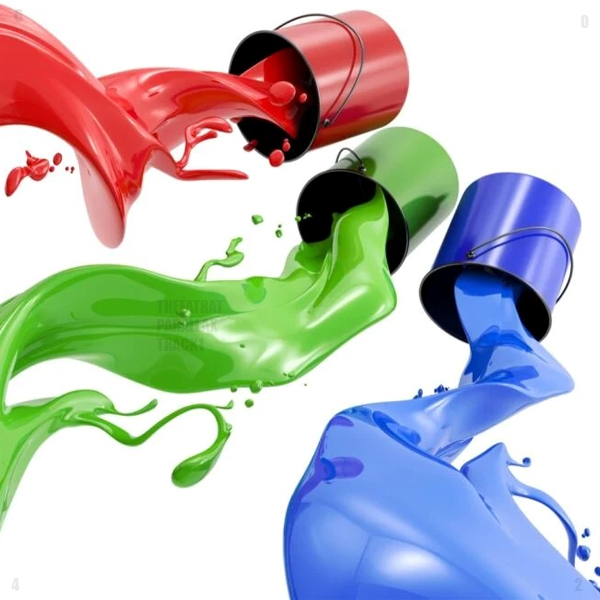
#> input picture ctf_mexico/sully.png, 600 x 600 px
$ python prueba.py sully.png
#> lines starting #> are read from the running program, lines starting #| are printed output that depends on the picture; after the words box and inside, x2 and y2 are one past the last pixel; in counts of white or black regions, pixels touching at a corner belong together
# extrae_stego.py
# Uso: python extrae_stego.py sully.png
# Propósito: recorrer planos de bits en RGB (6,0,4,2), reconstruir bytes desde los bits por píxel
# y mostrar cadenas ASCII potenciales; también lee tEXt/iTXt del PNG.

import sys
from PIL import Image, PngImagePlugin
import string
from pathlib import Path

PRINTABLE = set(bytes(string.printable, "utf-8"))

def bits_to_bytes(bits):
    out = bytearray()
    for i in range(0, len(bits), 8):
        byte_bits = bits[i:i+8]
        if len(byte_bits) < 8: break
        val = 0
        for b in byte_bits:
            val = (val << 1) | b
        out.append(val)
    return bytes(out)

def score_ascii(data: bytes):
    if not data: return 0.0
    good = sum(1 for c in data if c in PRINTABLE or c in (10,13,9))
    return good / len(data)

def try_plane(img, channel_idx, bit_idx):
    """Extrae el bit `bit_idx` del canal `channel_idx` de todos los píxeles (escaneo fila por fila)."""
    px = img.load()
    w, h = img.size
    bits = []
    for y in range(h):
        for x in range(w):
            r, g, b = px[x, y][:3]
            c = (r, g, b)[channel_idx]
            bits.append((c >> bit_idx) & 1)
    data = bits_to_bytes(bits)
    return data

def dump_plane_image(img, channel_idx, bit_idx, out_path):
    """Guarda la imagen del plano de bits para inspección visual."""
    w, h = img.size
    out = Image.new("L", (w, h))
    ipx = img.load()
    opx = out.load()
    for y in range(h):
        for x in range(w):
            r, g, b = ipx[x, y][:3]
            c = (r, g, b)[channel_idx]
            v = 255 if ((c >> bit_idx) & 1) else 0
            opx[x, y] = v
    out.save(out_path)

def read_png_text(path):
    im = Image.open(path)
    info = im.info
    # PngImagePlugin guarda tEXt/iTXt en info (puede estar vacío)
    if info:
        print("\n[Metadatos de texto PNG]")
        for k, v in info.items():
            if isinstance(v, str) and any(ch.isprintable() for ch in v):
                print(f"- {k}: {v[:200]}")
    im.close()

def main():
    if len(sys.argv) < 2:
        print("Uso: python extrae_stego.py <imagen.png>")
        sys.exit(1)

    path = sys.argv[1]
    im = Image.open(path).convert("RGB")
#> im is the input picture: PIL image 600x600 RGB; mean R, G, B 186.6, 190.1, 189

    # Pista del enunciado: “don’t be sad” → no te quedes solo con Blue.
    channel_names = ["R", "G", "B"]
    # Pista de las esquinas: 6 (arriba-izq), 0 (arriba-der), 4 (abajo-izq), 2 (abajo-der)
    bit_order = [6, 0, 4, 2]

    best_hits = []
    for ch in range(3):
        for bit in bit_order:
            data = try_plane(im, ch, bit)
            score = score_ascii(data)
            label = f"{channel_names[ch]} bit{bit}"
            # Mostrar primeras 200 imprimibles para olfatear
            printable_preview = bytes(c if c in PRINTABLE else 0x2E for c in data[:800])
            print(f"\n===== Plano {label}  (legibilidad ~{score:.2%}) =====")
            try:
                txt = printable_preview.decode("utf-8", errors="ignore")
            except:
                txt = printable_preview.decode("latin-1", errors="ignore")
            print(txt)

            # Heurística: guardar hits buenos y los que contengan 'flagmx{'
            if b"flagmx{" in data.lower() or score > 0.70:
                best_hits.append((score, label, data))

            # También guardamos la imagen del plano para leer texto oculto a simple vista
            out_png = Path(f"plane_{channel_names[ch]}_{bit}.png")
            dump_plane_image(im, ch, bit, out_png)
#> this loop made 3 passes
#> pass 1, in dump_plane_image, `out.save(out_path)`:
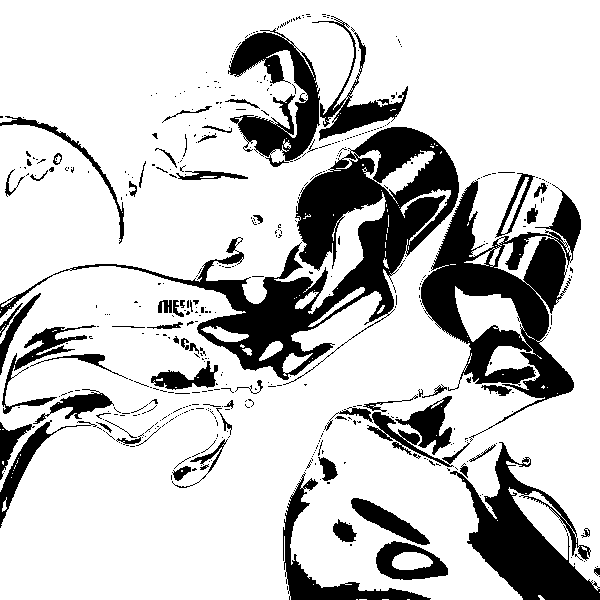
#> saved as plane_R_6.png: PIL image 600x600 L; 78.6% white; 481 black regions (414 under 20 px), largest, box (x1, y1, x2, y2) and area: (0, 127, 459, 385) 23529, (421, 180, 581, 442) 15150, (450, 442, 600, 600) 8839
#> pass 1, in dump_plane_image (call 2), `out.save(out_path)`:
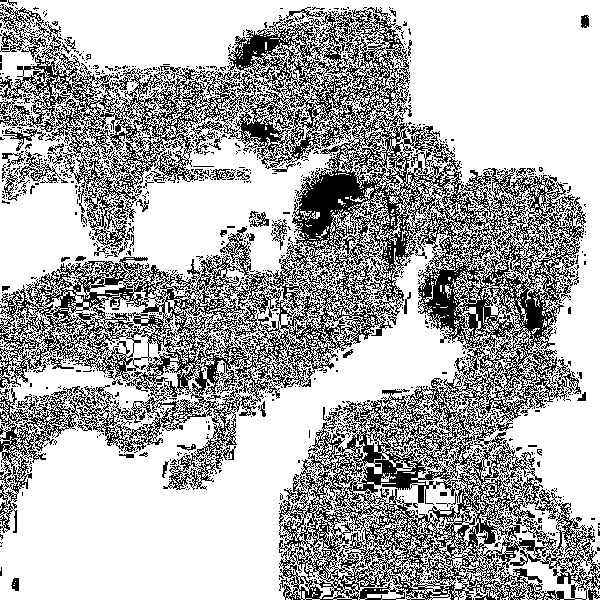
#> saved as plane_R_0.png: PIL image 600x600 L; 69% white; black in thin lines or dots
#> pass 1, in dump_plane_image (call 3), `out.save(out_path)`:
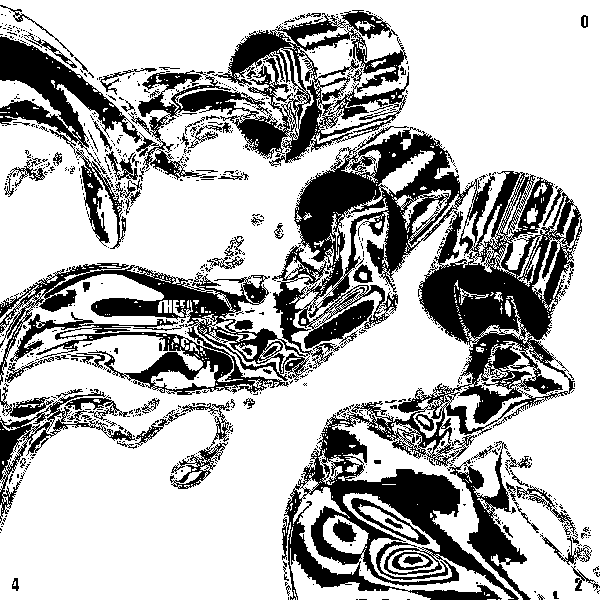
#> saved as plane_R_4.png: PIL image 600x600 L; 71.2% white; 778 black regions (689 under 20 px), largest, box (x1, y1, x2, y2) and area: (0, 126, 582, 600) 64053, (128, 10, 409, 180) 14133, (0, 36, 142, 249) 7323
#> after the loop, best_hits = []

    # Resumen de mejores candidatos
    if best_hits:
        print("\n### Candidatos fuertes:")
        best_hits.sort(reverse=True, key=lambda t: t[0])
        for score, label, data in best_hits[:6]:
            try:
                txt = data.decode("utf-8", errors="ignore")
            except:
                txt = data.decode("latin-1", errors="ignore")
            # recortamos pero buscamos flagmx
            frag = txt
            if "flagmx{" in txt:
                start = txt.lower().find("flagmx{")
                end = txt.find("}", start)
                if end != -1:
                    print(f"- {label} ({score:.1%}): {txt[start:end+1]}")
                else:
                    print(f"- {label} ({score:.1%}): {txt[start:start+80]}...")
            else:
                print(f"- {label} ({score:.1%}): {txt[:120]}...")

    # Leer tEXt/iTXt
    read_png_text(path)
#> in read_png_text, `info = im.info`: info = 1 item
#> the loop in read_png_text, `for k, v in info.items():` made 1 pass
#> k on pass 1: 'icc_profile'

    print("\nListo. Revisá también los archivos plane_R_*.png / plane_G_*.png / plane_B_*.png generados.")

if __name__ == "__main__":
    main()
